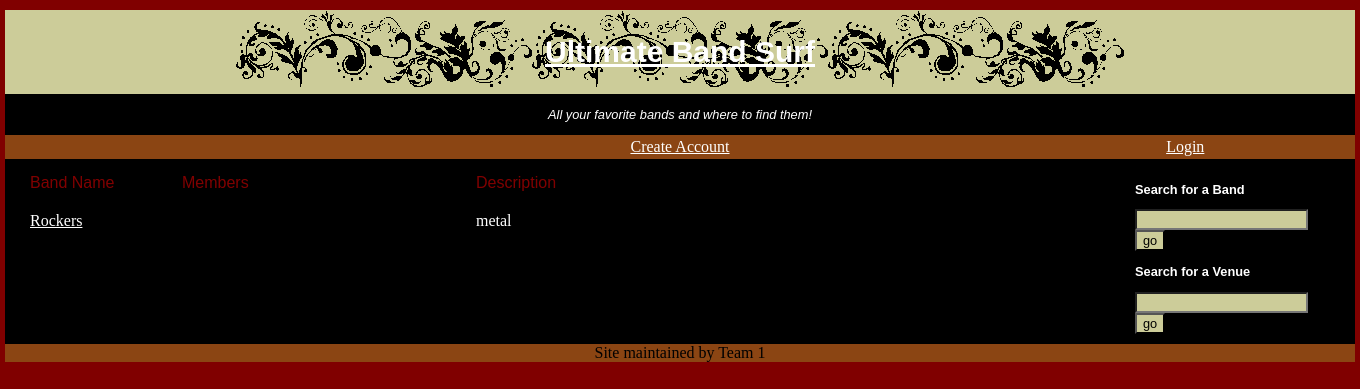
The page /searchBand.php on the database as committed earlier.
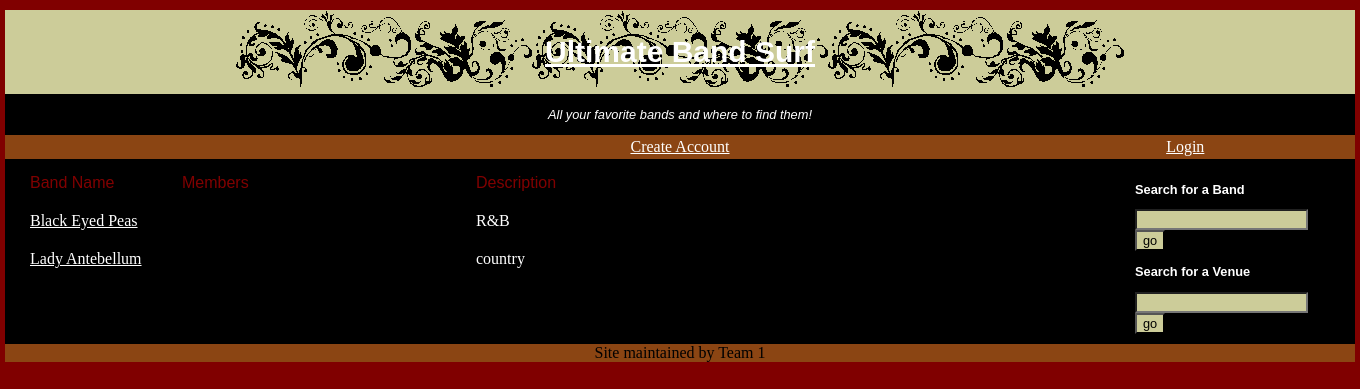
The same page on the database as committed later.
### tables this page shows
CREATE TABLE IF NOT EXISTS `bands` (`bandid` smallint(6) NOT NULL AUTO_INCREMENT, `userid` smallint(6) NOT NULL, `bandname` varchar(50) NOT NULL, `picture` varchar(50) NOT NULL, `city` varchar(30) NOT NULL, `state` varchar(30) NOT NULL, `description` BLOB NOT NULL, PRIMARY KEY (`bandid`));

### searchBand.php (the view, shortened to what this page needs)
<!DOCTYPE html PUBLIC "-//W3C//DTD XHTML 1.0 Transitional//EN"
  "http://www.w3.org/TR/xhtml1/DTD/xhtml1-transitional.dtd">
<html xmlns="http://www.w3.org/1999/xhtml" xml:lang="en" lang="en">
<head>
  <link rel="stylesheet" type="text/css" href="style.css" />
</head>
<body>
<div id="wrap">
	<div id="main">
		<?php
		include "dbconnect.php";
		$search = $_POST['searchB'];
		$query ="SELECT * FROM bands WHERE (bandname) like '%$search%' ORDER BY bandname";
		$result=mysqli_query($db, $query)
			or die("Error Querying Database");
		?>
		<table width="750" cellpadding="5" cellspacing="10">
			<tr>
				<td width="20%"><tableheader>Band Name</tableheader></td>
				<td width="40%"><tableheader>Members</tableheader></td>
				<td width="40%"><tableheader>Description</tableheader></td>
			</tr>
		<?php
		while ($row = mysqli_fetch_array($result)) {
			$id=$row['bandid'];
			$bandname=$row['bandname'];
			$members=$row['members'];
			$description = $row['description'];
			echo "<tr><td><a href=\"band.php?id=$id\">$bandname</a></td><td>$members</td><td>$description</td></tr>\n";
		}
		?>
		</table>
	</div>
	<div id="sidebar">
		<?php include("sidebar.php"); ?>
	</div>
</div>
</body>
</html>

Rows that differ between the two databases and show on the page:
added bands: bandname "Black Eyed Peas", description "R&B"
changed bands: bandname "Rockers" → "Lady Antebellum"; description "metal" → "country"
